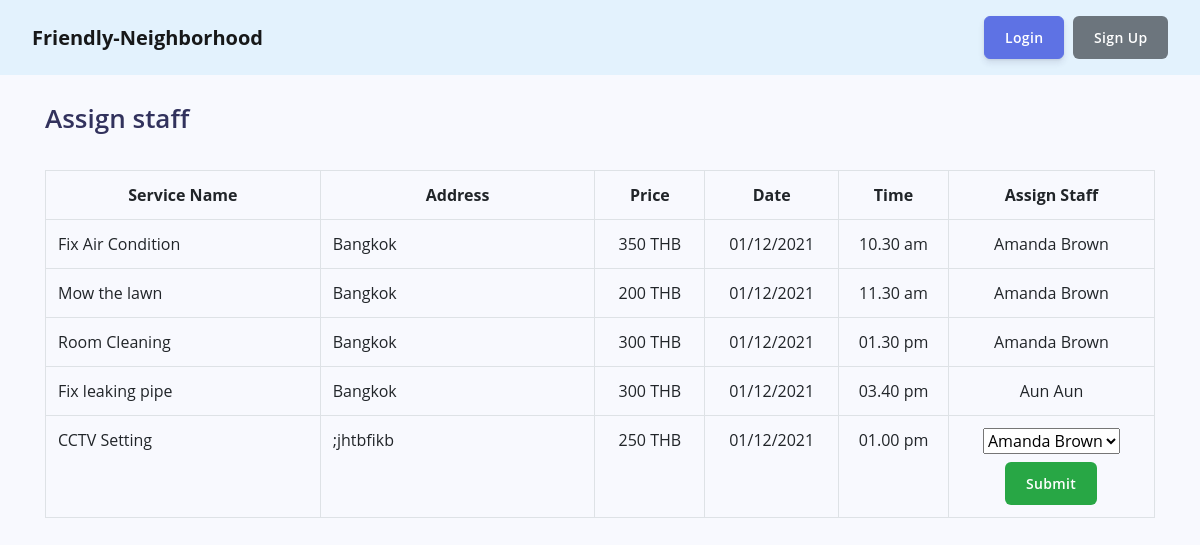
The page /staffassign.php on the database its author committed.
### tables this page shows
CREATE TABLE `booking` (
  `BookingID` int(11) NOT NULL,
  `UserID` int(11) NOT NULL,
  `ServiceID` int(11) NOT NULL,
  `PaymentID` int(11) NOT NULL,
  `Date` date DEFAULT NULL,
  `Time` time DEFAULT NULL
);

CREATE TABLE `service` (
  `ServiceID` int(11) NOT NULL,
  `picture` varchar(11) NOT NULL,
  `ServiceName` varchar(20) NOT NULL,
  `Description` varchar(100) NOT NULL,
  `Price` int(11) NOT NULL
);

CREATE TABLE `user` (
  `UserID` int(11) NOT NULL,
  `Email` varchar(50) NOT NULL,
  `Password` varchar(255) NOT NULL,
  `UserType` varchar(10) NOT NULL,
  `FirstName` varchar(50) NOT NULL,
  `LastName` varchar(50) NOT NULL,
  `Gender` varchar(10) NOT NULL,
  `Address` varchar(250) NOT NULL,
  `PhoneNo` varchar(15) NOT NULL
);

### staffassign.php (the view, shortened to what this page needs)
<?php session_start(); require_once('connect.php');?>
<!DOCTYPE html>
<html lang="en">
<?php
    $uid = $_SESSION['uid'];
    $q = "SELECT FirstName, LastName FROM user WHERE UserID = '$uid'";
    $row = mysqli_fetch_row($mysqli->query($q));
?>
<head>
    <link href="vendor/bootstrap/css/bootstrap.min.css" rel="stylesheet">
    <link href="vendor/fontawesome-free/css/all.min.css" rel="stylesheet">
    <link href="vendor/simple-line-icons/css/simple-line-icons.css" rel="stylesheet" type="text/css">
    <link href="profile.css" rel="stylesheet">
</head>
<body>
    <div id="wrapper">
        <nav class="navbar navbar-expand-lg navbar-light py-3" style="background-color: #e3f2fd; font-size:x-large;">
            <a class="navbar-brand px-3" style="font-weight:bolder;" href="home.php">Friendly-Neighborhood</a>
            <div class="collapse navbar-collapse" id="navbarTogglerDemo02">
                <form class="form-inline my-2 my-lg-0 mx-3">
                    <div class="float-right">
                        <?php
                        if ($_SESSION["login"] == "start") {
                            echo '<a class="btn btn-primary mr-2" href="login.php">Login</a>';
                            echo '<a class="btn btn-secondary" href="signup.php">Sign Up</a>';
                        }
                        else {
                            echo '<a>'.$row[0]." ".$row[1].'</a>';
                            echo '<a class="btn btn-primary mr-2 ml-3" href="user-profile.php">My Profile</a>';
                            echo '<a class="btn btn-secondary" href="logout.php">Logout</a>';
                        }
                        ?>
                    </div>
                </form>
            </div>
        </nav>
        <br />
        <div class="container pb-5">
            <h1 style=>Assign staff</h1>
            <br />
            <div class="table-responsive">
                <table class="table table-bordered">
                <tr>
                        <th width="20%" style="text-align:center;">Service Name</th>
                        <th width="20%" style="text-align:center;">Address</th>
                        <th width="8%" style="text-align:center;">Price</th>
                        <th width="9%" style="text-align:center;">Date</th>
                        <th width="8%" style="text-align:center;">Time</th>
                        <th width="15%" style="text-align:center;">Assign Staff</th>
                    </tr>
                    <?php
                        $mysqli = new mysqli('localhost', 'root', '', 'homeservice');
                        $q = "SELECT * FROM booking b INNER JOIN service s INNER JOIN user u ON b.ServiceID = s.ServiceID AND u.UserID = b.UserID";
                        $row = mysqli_fetch_all($mysqli->query($q));
                        foreach ($row as $i) {
                    ?>
                    <tr>
                        <td><?php echo $i[8]; ?></td>
                        <td><?php echo $i[18]; ?></td>
                        <td style="text-align:center;"><?php echo $i[10]; ?> THB</td>
                        <td style="text-align:center;"><?php echo date("d/m/Y", strtotime($i[4])); ?></td>
                        <td style="text-align:center;"><?php echo date("h.i a", strtotime($i[5])); ?></td>
                        <td style="text-align:center;">
                        <?php
                            $q2='SELECT * FROM staffassign sa INNER JOIN staff s INNER JOIN user u
                                ON s.StaffID = sa.StaffID AND s.UserID = u.UserID Where sa.BookingID = '.$i[0];
                            $row2 = mysqli_fetch_all($mysqli->query($q2));
                            if (isset($row2[0][0])) {
                                echo $row2[0][9].' '.$row2[0][10];
                            } else {
					    ?>
                            <form action="assign.php?id=<?php echo $i[0] ?>" method="POST">
                                <select name="assign" id="assign">
                        <?php
                            $q3='SELECT * FROM staff s INNER JOIN user u ON s.UserID = u.UserID;';
                            $row3 = mysqli_fetch_all($mysqli->query($q3));
                            foreach ($row3 as $i3) {
                                echo '<option value="'.$i3[0].'">'.$i3[6].' '.$i3[7].'</option>';
                            }
					    ?>
                                </select> <br>
                                <input type="submit" class="btn btn-success mt-2" value="Submit">
                            </form>
                        </td>
                    </tr>
                    <?php }} $mysqli->close(); ?>
                </table>
            </div>
        </div>
        <br /><br /><br /><br /><br /><br />
    </div>
</body>
</html>

### profile.css (style rules this page uses)
:root { --blue: #5e72e4; --indigo: #5603ad; --purple: #8965e0; --pink: #f3a4b5; --red: #f5365c; --orange: #fb6340; --yellow: #ffd600; --green: #2dce89; --teal: #11cdef; --cyan: #2bffc6; --white: #fff; --gray: #8898aa; --gray-dark: #32325d; --light: #ced4da; --lighter: #e9ecef; --primary: #5e72e4; --secondary: #f7fafc; --success: #2dce89; --info: #11cdef; --warning: #fb6340; --danger: #f5365c; --light: #adb5bd; --dark: #212529; --default: #172b4d; --white: #fff; --neutral: #fff; --darker: black; --breakpoint-xs: 0; --breakpoint-sm: 576px; --breakpoint-md: 768px; --breakpoint-lg: 992px; --breakpoint-xl: 1200px; --font-family-sans-serif: Open Sans, sans-serif; --font-family-monospace: SFMono-Regular, Menlo, Monaco, Consolas, 'Liberation Mono', 'Courier New', monospace; }
*, *::before, *::after { box-sizing: border-box; }
html { font-family: sans-serif; line-height: 1.15; -webkit-text-size-adjust: 100%; -ms-text-size-adjust: 100%; -ms-overflow-style: scrollbar; -webkit-tap-highlight-color: rgba(0, 0, 0, 0); }
figcaption, footer, header, main, nav, section { display: block; }
body { font-family: Open Sans, sans-serif; font-size: 1rem; font-weight: 400; line-height: 1.5; margin: 0; text-align: left; color: #525f7f; background-color: #f8f9fe; }
h1, h3, h4, h5, h6 { margin-top: 0; margin-bottom: .5rem; }
a { text-decoration: none; color: #5e72e4; background-color: transparent; -webkit-text-decoration-skip: objects; }
input, button, textarea { font-family: inherit; font-size: inherit; line-height: inherit; margin: 0; }
button, input { overflow: visible; }
button, html [type='button'], [type='reset'], [type='submit'] { -webkit-appearance: button; }
h1, h3, h4, h5, h6, .h1, .h3, .h4, .h5, .h6 { font-family: inherit; font-weight: 600; line-height: 1.5; margin-bottom: .5rem; color: #32325d; }
h1, .h1 { font-size: 1.625rem; }
.container { width: 100%; margin-right: auto; margin-left: auto; padding-right: 15px; padding-left: 15px; }
@media (min-width: 576px) { .container { max-width: 540px; } }
@media (min-width: 768px) { .container { max-width: 720px; } }
@media (min-width: 992px) { .container { max-width: 960px; } }
@media (min-width: 1200px) { .container { max-width: 1140px; } }
.form-inline { display: flex; flex-flow: row wrap; align-items: center; }
.btn { font-size: 1rem; font-weight: 600; line-height: 1.5; display: inline-block; padding: .625rem 1.25rem; -webkit-user-select: none; -moz-user-select: none; -ms-user-select: none; user-select: none; transition: color .15s ease-in-out, background-color .15s ease-in-out, border-color .15s ease-in-out, box-shadow .15s ease-in-out; text-align: center; vertical-align: middle; white-space: nowrap; border: 1px solid transparent; border-radius: .375rem; }
.btn:not(:disabled):not(.disabled) { cursor: pointer; }
.btn-primary { color: #fff; border-color: #5e72e4; background-color: #5e72e4; box-shadow: 0 4px 6px rgba(50, 50, 93, .11), 0 1px 3px rgba(0, 0, 0, .08); }
.navbar { position: relative; display: flex; padding: 1rem 1rem; flex-wrap: wrap; align-items: center; justify-content: space-between; }
.float-right { float: right !important; }
.mr-2 { margin-right: .5rem !important; }
.btn { font-size: .875rem; position: relative; transition: all .15s ease; letter-spacing: .025em; text-transform: none; will-change: transform; }
.btn:not(:last-child) { margin-right: .5rem; }

### rows shown on the page
booking: ServiceID.ServiceName "Fix Air Condition", UserID.Address "Bangkok", ServiceID.Price "350", Date "01/12/2021", Time "10.30 am", user.FirstName "Amanda", user.LastName "Brown"
booking: ServiceID.ServiceName "Mow the lawn", UserID.Address "Bangkok", ServiceID.Price "200", Date "01/12/2021", Time "11.30 am", user.FirstName "Amanda", user.LastName "Brown"
booking: ServiceID.ServiceName "Room Cleaning", UserID.Address "Bangkok", ServiceID.Price "300", Date "01/12/2021", Time "01.30 pm", user.FirstName "Amanda", user.LastName "Brown"
booking: ServiceID.ServiceName "Fix leaking pipe", UserID.Address "Bangkok", ServiceID.Price "300", Date "01/12/2021", Time "03.40 pm", user.FirstName "Aun", user.LastName "Aun"
booking: ServiceID.ServiceName "CCTV Setting", UserID.Address ";jhtbfikb", ServiceID.Price "250", Date "01/12/2021", Time "01.00 pm"

### other values the page prints
form field assign "Amanda Brown"
